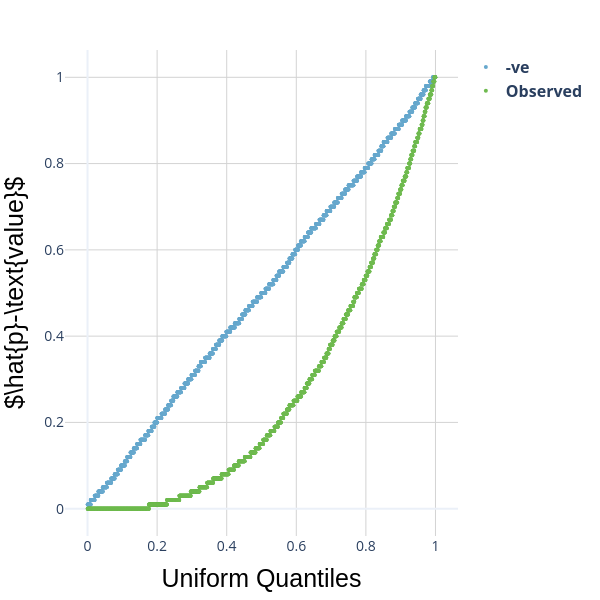

The notebook cell this image was saved under:
### Code cell
p_value_observed_dict, p_value_tested_dict, p_value_list_tos_null = get_p_value_dict(input_data_store_tos_result)
fig = qq_plot_null_observed(list(p_value_list_tos_null.values()), list(p_value_tested_dict.values()))

fig.show()
# fig.write_image('/Users/gulugulu/clock/figures/qq_plot_tos.pdf')

### Figure 1 — Plotly figure (JSON) as saved in the notebook; plotly's stock layout.template omitted (floating-point values rounded to 4 significant figures; data arrays with more than 128 entries replaced by an {"elided": "..."} marker saying what was removed)
{"data": [{"marker": {"color": "#67a8cd", "size": 4}, "mode": "markers", "name": "<b>-ve</b>", "type": "scatter", "x": {"elided": "2904 float values"}, "y": {"elided": "2904 float values"}}, {"marker": {"color": "#6fba4f", "size": 4}, "mode": "markers", "name": "<b>Observed</b>", "type": "scatter", "x": {"elided": "2904 float values"}, "y": {"elided": "2904 float values"}}], "layout": {"autosize": true, "height": 600, "legend": {"font": {"size": 16}}, "margin": {"b": 20, "l": 20, "r": 20, "t": 50}, "showlegend": true, "title": {}, "width": 600, "xaxis": {"gridcolor": "lightgrey", "tickfont": {"size": 14}, "title": {"font": {"color": "black", "family": "Arial", "size": 25}, "text": "Uniform Quantiles"}}, "yaxis": {"gridcolor": "lightgrey", "tickfont": {"size": 14}, "title": {"font": {"color": "black", "family": "Arial", "size": 25}, "text": "$\\hat{p}-\\text{value}$"}}}}
